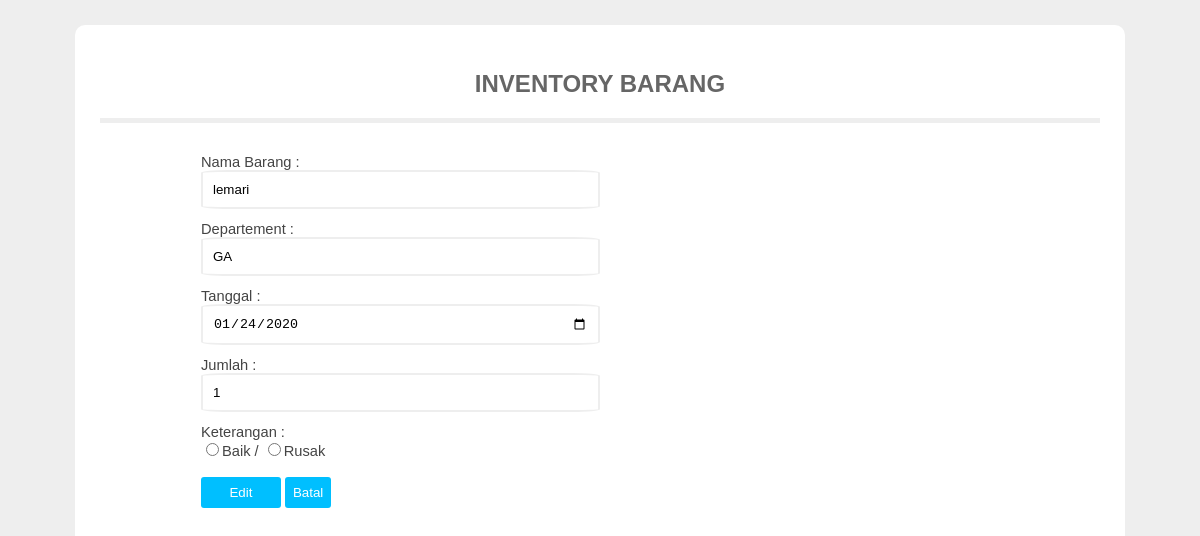
The app's page /edit.php?edit=7 with its own data.
### tables this page shows
CREATE TABLE `inventory` (
  `id` int(5) NOT NULL,
  `Nama_Barang` varchar(20) NOT NULL,
  `Departement` varchar(20) NOT NULL,
  `Tanggal` date NOT NULL,
  `Jumlah` int(10) NOT NULL,
  `Keterangan` varchar(10) NOT NULL
);

### edit.php (the view, shortened to what this page needs)
<html>
<head>
  <link rel="stylesheet" href="css/css2.css">
</head>
<body bgcolor="#eee">
      <div id="conteudo">
        <h2>INVENTORY BARANG</h2>
        <center><header>
  </header></center>
</head>
<?php
include'koneksi.php';
	$nama = $_GET["edit"];
        $sql = "SELECT * FROM inventory WHERE id='$nama'";
  $query = mysqli_query($koneksi, $sql) or die (mysqli_error());
	if(mysqli_num_rows($query) > 0){
            $data = mysqli_fetch_array($query);
        }
?>
<form action="update.php" method="POST">
 <table align="center" class="table1">
  <tr>
          <td>Nama Barang
            :<br> <input type="text" class="kotak" name="Nama_Barang" value="<?php echo $data["Nama_Barang"];?>">
          </td>
        </tr>
        <tr>
          <td>Departement
            : <br><input type="text" class="kotak" name="Departement" value="<?php echo $data["Departement"];?>" readonly>
          </td>
        </tr>
        <tr>
          <td>Tanggal
            :<br><input type="date" class="kotak" name="Tanggal" value="<?php echo $data["Tanggal"];?>">
          </td>
        </tr>
        <tr>
          <td>Jumlah
            :<br> <input type="text" class="kotak" name="Jumlah" value="<?php echo $data["Jumlah"];?>">
          </td>
        </tr>
        <tr>
          <td>Keterangan
            :<br> <input type="radio" name="Keterangan" value="Baik">Baik /
              <input type="radio" name="Keterangan" value="Rusak">Rusak<br>
          </td>
        </tr>
        <tr>
          <td><br>
            <input type="submit" class="tbl" name="edit" value="Edit">
            <a href="index.php" style="text-decoration:none" class="tbl" title="Close">Batal
          </td>
        </tr>
      </table>
  </body>
  </html>

### css/css2.css (style rules this page uses)
body { margin:0; font-family: 'Open Sans', sans-serif; }
header { width: 1000px; border-bottom: solid 05px #eee; padding: 0px 0px 0px 0px; margin-bottom: 30px }
#conteudo { width:1000px; height: 900px; padding:25px; margin:25px auto; background:#FFFF; border-radius: 10px; }
#conteudo h2 { text-align: center; color: #666; font-family: 'arial'; }
.table1 { text-align: center; font-family: sans-serif; color: #444; border-collapse: collapse; width: 80%; border: 0px; }
.table1 td { font-size: 11pt; text-align: left; }
.kotak { border: 2px solid #eee; border-radius:7%; width: 50%; padding: 10px; margin-bottom: 10px; }
.tbl { background: #00BFFF ; color: white; font-size: 10pt; width: 10%; border: none; border-radius: 3px; padding: 8px }

### records on screen
inventory: Nama_Barang "lemari", Departement "GA", Tanggal "01/24/2020", Jumlah "1"
